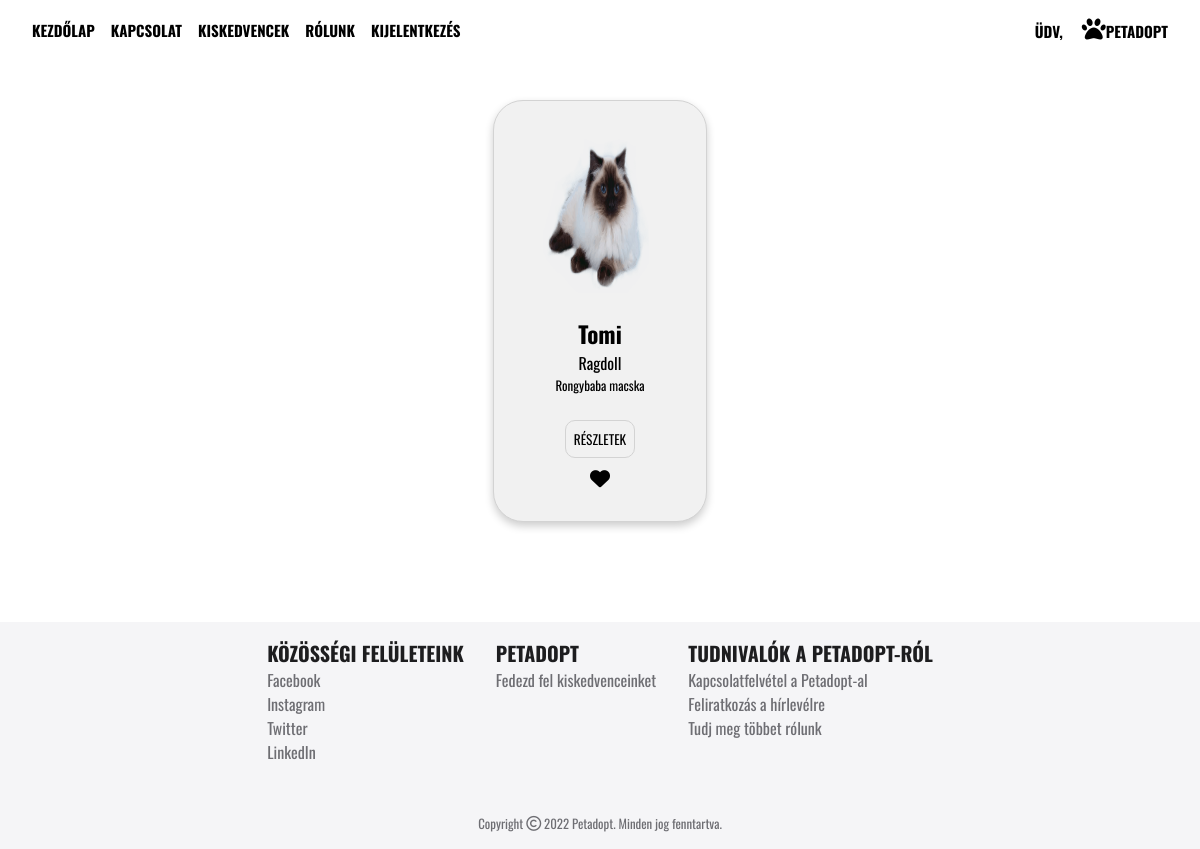
The app's page /pets.php?animalId=1&specieId=5 with its own data.
### tables this page shows
CREATE TABLE `pets` (
  `id` int(11) NOT NULL,
  `specieId` int(11) NOT NULL,
  `name` varchar(50) DEFAULT NULL,
  `description` varchar(255) DEFAULT NULL,
  `image` varchar(50) DEFAULT NULL,
  `gender` varchar(10) DEFAULT NULL,
  `age` int(11) NOT NULL
);

CREATE TABLE `species` (
  `id` int(11) NOT NULL,
  `name` varchar(50) DEFAULT NULL,
  `image` varchar(50) DEFAULT NULL,
  `animalId` int(11) NOT NULL
);

### pets.php (the view, shortened to what this page needs)
<?php
require_once('assets/php/header.php');
require_once('assets/php/nav.php');
require_once('config/db.php');
$specieId = $_GET["specieId"];
?>
<div class="card">
    <div class="card-container">
        <?php
		$sql = "SELECT pets.id, species.name as specie, pets.description, pets.image, pets.name, pets.gender, pets.age from pets, species where pets.specieId = ".$specieId." and species.id = pets.specieId";
		$result = $conn->query($sql);
		if($result->num_rows > 0) {
			while($row = $result->fetch_assoc()) {
				?>
        <div class="card-content">
            <img src="assets/img/<?= $row["image"] ?>" alt="animal" width="150px" height="150px" /><br>
            <span style="font-size: 23px"><b><?= $row["name"] ?></b></span>
            <span class="pet-specie"><?= $row["specie"] ?></span>
            <span class="pet-description"><?= $row["description"] ?></span>
            <button type="button" onclick="openModal(<?= $row['id'] ?>)" class="infoButton">Részletek</button>
            <button onclick="toggleHeart(event)"><i class="fas fa-heart" style="font-size: 20px"></i></button>
        </div>
        <?php
            }
        }
    ?>
    </div>
</div>
<?php
require_once('assets/php/footer.php');
?>
</body>
</html>

### assets/css/styles.css (style rules this page uses)
html { scroll-behavior: smooth; }
body { margin: 0; padding: 0; font-family: 'Oswald', sans-serif !important; box-sizing: border-box; height: 100vh; min-height: 100vh; background-size: cover; width: 100%; background-repeat: no-repeat; }
.card { display: flex; flex-direction: column; justify-content: center; align-items: center; text-align: center; }
.card-container { margin-top: 100px; margin-bottom: 100px; width: 80%; display: flex; flex-wrap: wrap; flex-direction: row; justify-content: center; align-items: center; gap: 1em; }
.card-content { display: flex; flex-direction: column; border-radius: 30px; border: 1px solid lightgray; width: 20%; height: 50vh; padding: 10px; background-color: #f1f1f1; box-shadow: 0 4px 8px 0 rgba(0, 0, 0, 0.2); align-items: center; justify-content: center; transition: 0.6s; }
.card-content img { width: 60%; height: 20vh; }
.pet-specie { font-size: 16px; }
.pet-description { font-size: 13px; }
.card-content .infoButton { color: black; border: 1px solid lightgray; background-color: #f1f1f1; margin-top: 25px; transition: background-color 0.5s ease-out 100ms; padding: 8px; margin-bottom: 10px; border-radius: 10px; font-family: 'Oswald', sans-serif; text-transform: uppercase; }
.card-content button { background-color: #f1f1f1; border: none; }

### records on screen
pets: image (picture), name "Tomi", specieId.name "Ragdoll", description "Rongybaba macska"
